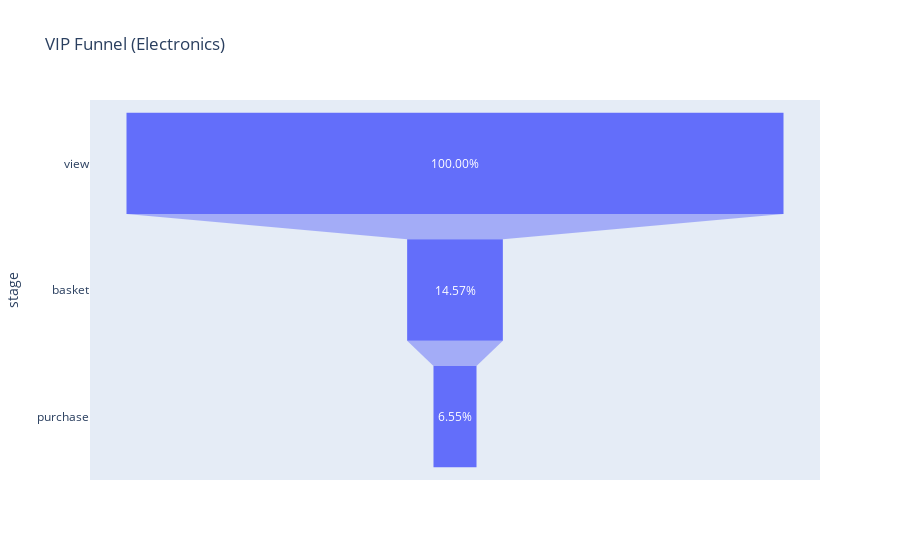

The notebook cell saved with this chart:
### Code cell
data = dict(
    number=[1222,178,80],
    stage=['view','basket','purchase'],
    rate=[1,0.14566284779050737,0.06546644844517185]
)
fig = px.funnel(data, x='rate', y='stage', title='VIP Funnel (Electronics)')
fig.update_traces(texttemplate="%{value:,.2%}")
fig.show()

### Figure 1 — Plotly figure (JSON) as saved in the notebook; plotly's stock layout.template omitted (floating-point values rounded to 4 significant figures)
{"data": [{"hovertemplate": "rate=%{x}<br>stage=%{y}<extra></extra>", "legendgroup": "", "marker": {"color": "#636efa"}, "name": "", "orientation": "h", "showlegend": false, "texttemplate": "%{value:,.2%}", "type": "funnel", "x": [1, 0.1457, 0.06547], "xaxis": "x", "y": ["view", "basket", "purchase"], "yaxis": "y"}], "layout": {"legend": {"tracegroupgap": 0}, "title": {"text": "VIP Funnel (Electronics)"}, "xaxis": {"anchor": "y", "domain": [0, 1], "title": {"text": "rate"}}, "yaxis": {"anchor": "x", "domain": [0, 1], "title": {"text": "stage"}}}}
